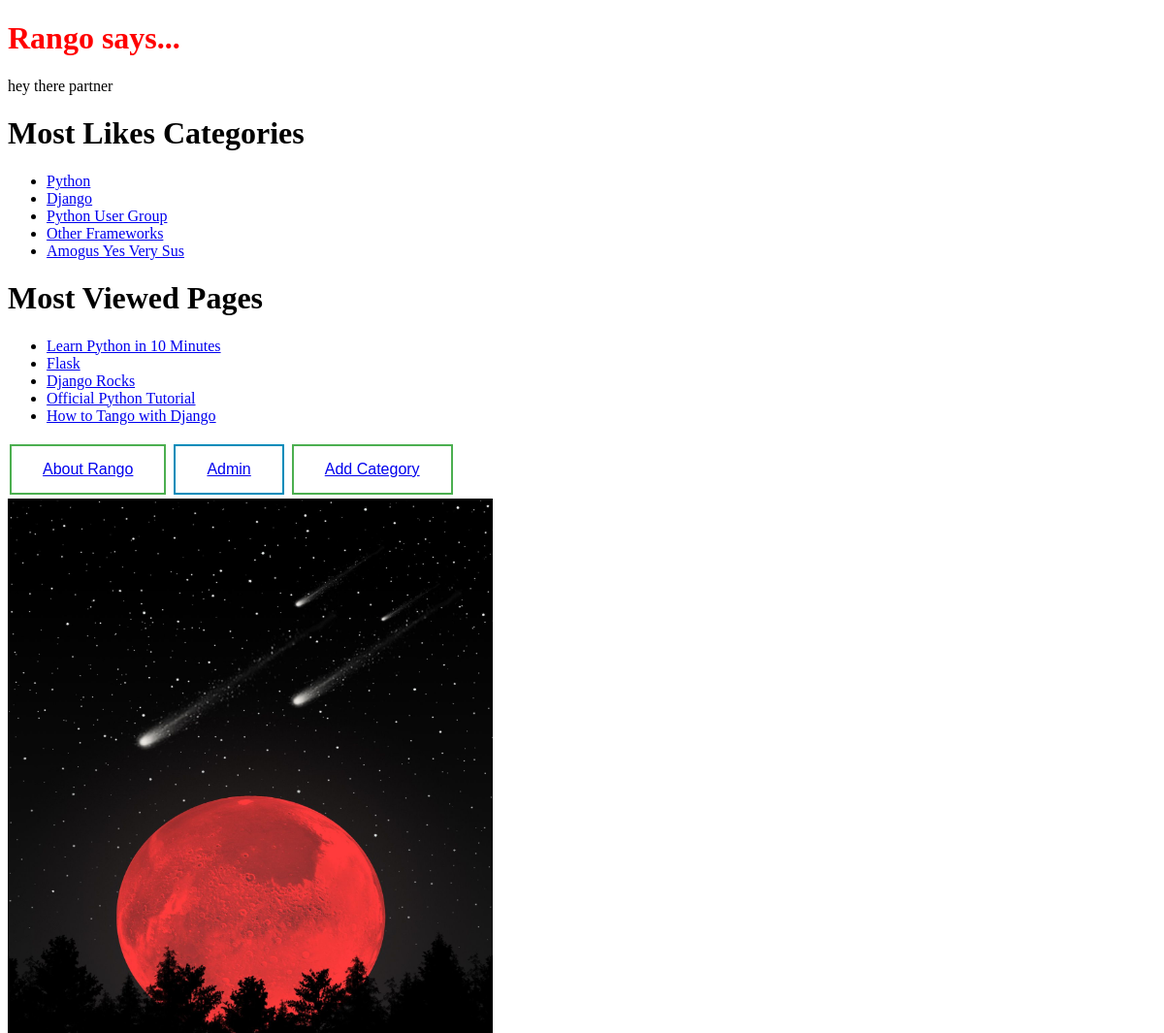
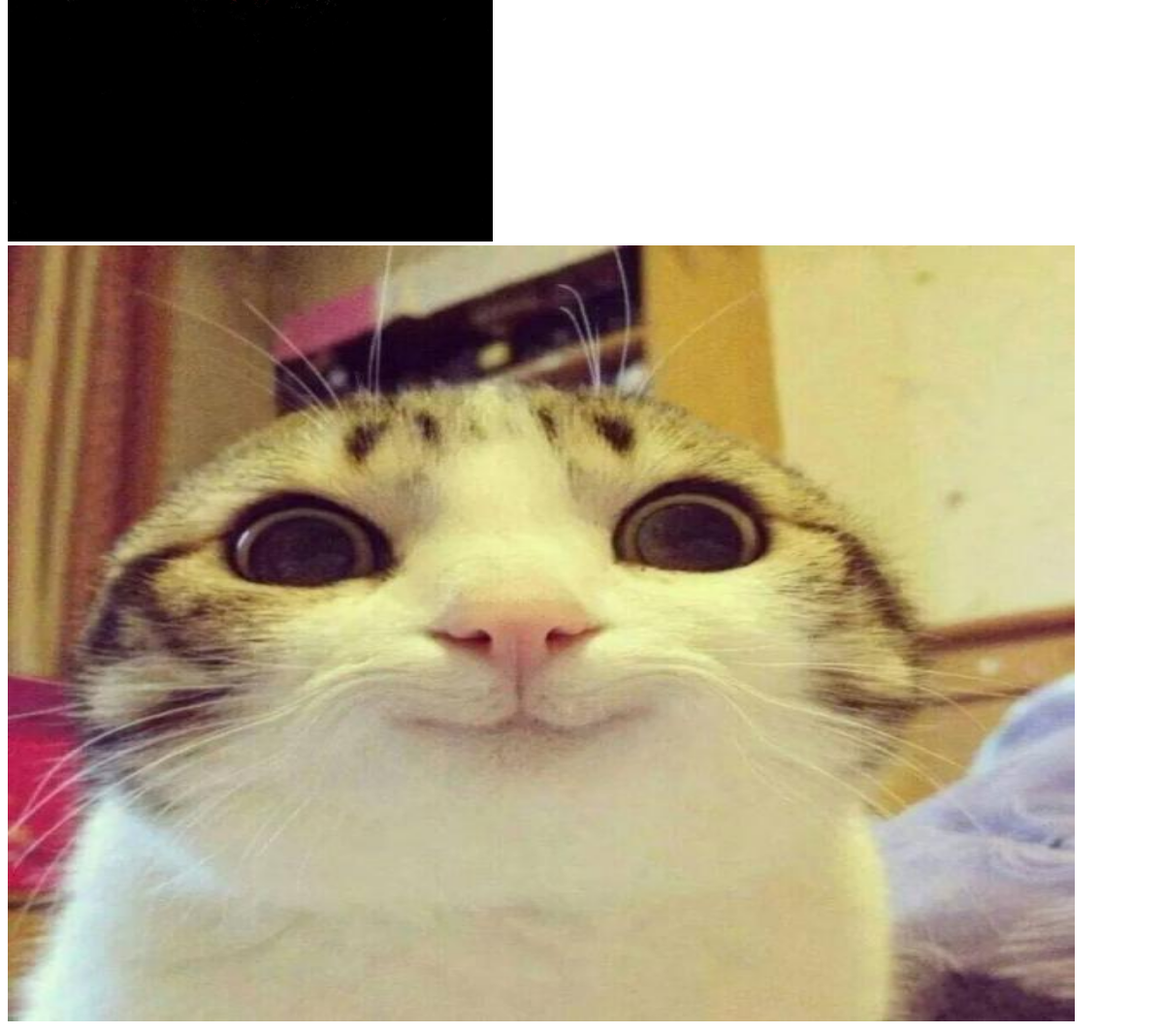
The page / on the database its author committed (2 pictures, top to bottom).
### rango/models.py (models this page shows, shortened)
class Category(models.Model):
    name = models.CharField(max_length=128, unique=True)
    views = models.IntegerField(default=0)
    likes = models.IntegerField(default=0)
    slug = models.SlugField(unique=True)
    class Meta:
        verbose_name_plural = 'Categories'

class Page(models.Model):
    category = models.ForeignKey(Category, on_delete=models.CASCADE,)
    title = models.CharField(max_length=128, unique=True)
    url =models.URLField()
    views=models.IntegerField(default=0)
    class Meta:
        verbose_name_plural = 'Pages'

### rango/views.py (the view)
# urls.py: path('', views.index, name='index'),
def index(request):
    category_list= Category.objects.order_by("-likes")[:5]
    pages_list = Page.objects.order_by("-views")[:5]
    form = PageForm()
    context_dict= {'categories': category_list, 'pages':pages_list, 'form':form}
    return render(request, 'rango/index.html', context=context_dict)

### templates/rango/index.html (shortened to what this page needs)
<!DOCTYPE html>
{% load static %}
<html>
    <head>
        <link rel="stylesheet" href='{%static "css/stylesheet.css" %}'>
    </head>
    <body>
        <h1 style=color:red;>Rango says...</h1>
        <div>
            hey there partner<br>
        </div>
            <div>
                <h1>Most Likes Categories</h1>
                {% if categories %}
                <ul>
                    {% for category in categories %}
                        <li>
                            <a href="/rango/category/{{category.slug}}">{{ category.name }}</a>
                        </li>
                    {% endfor %}
                </ul>
                {% else %}
                    <strong>There are no categories present.</strong>
                {% endif %}
            </div>
            <div>
                <h1>Most Viewed Pages</h1>
                {% if pages%}
                <ul>
                    {% for page in pages %}
                        <li><a href="{{page.url}}">{{page.title}}</a></li>
                    {% endfor %}
                </ul>
                {% else %}
                    <strong>No pages currently in category.</strong>
                {% endif %}
            </div>
        <div>
            <button class="button button1"><a href="rango/about/">About Rango</a></button>
            <button class="button button2"><a href="/admin/">Admin</a></button>
            <button class="button button1"><a href="/rango/addcat/">Add Category</a></button><br>
            <img src='{%static "images/image.jpg" %}' alt="image" width="500" height="800">
            <img src='/media/rango/cat.jpg' alt="image" width="1100" height="800">
        </div>
    </body>
</html>

### static/css/stylesheet.css (style rules this page uses)
.button { border: none; color: white; padding: 15px 32px; text-align: center; text-decoration: none; display: inline-block; font-size: 16px; margin: 4px 2px; cursor: pointer; }
.button1 { background-color: white; color: black; border: 2px solid #4CAF50; }
.button2 { background-color: white; color: black; border: 2px solid #008CBA; }

### rows shown on the page
Category: name "Python"
Category: name "Django"
Category: name "Python User Group"
Category: name "Other Frameworks"
Category: name "Amogus Yes Very Sus"
Page: title "Learn Python in 10 Minutes"
Page: title "Flask"
Page: title "Django Rocks"
Page: title "Official Python Tutorial"
Page: title "How to Tango with Django"
